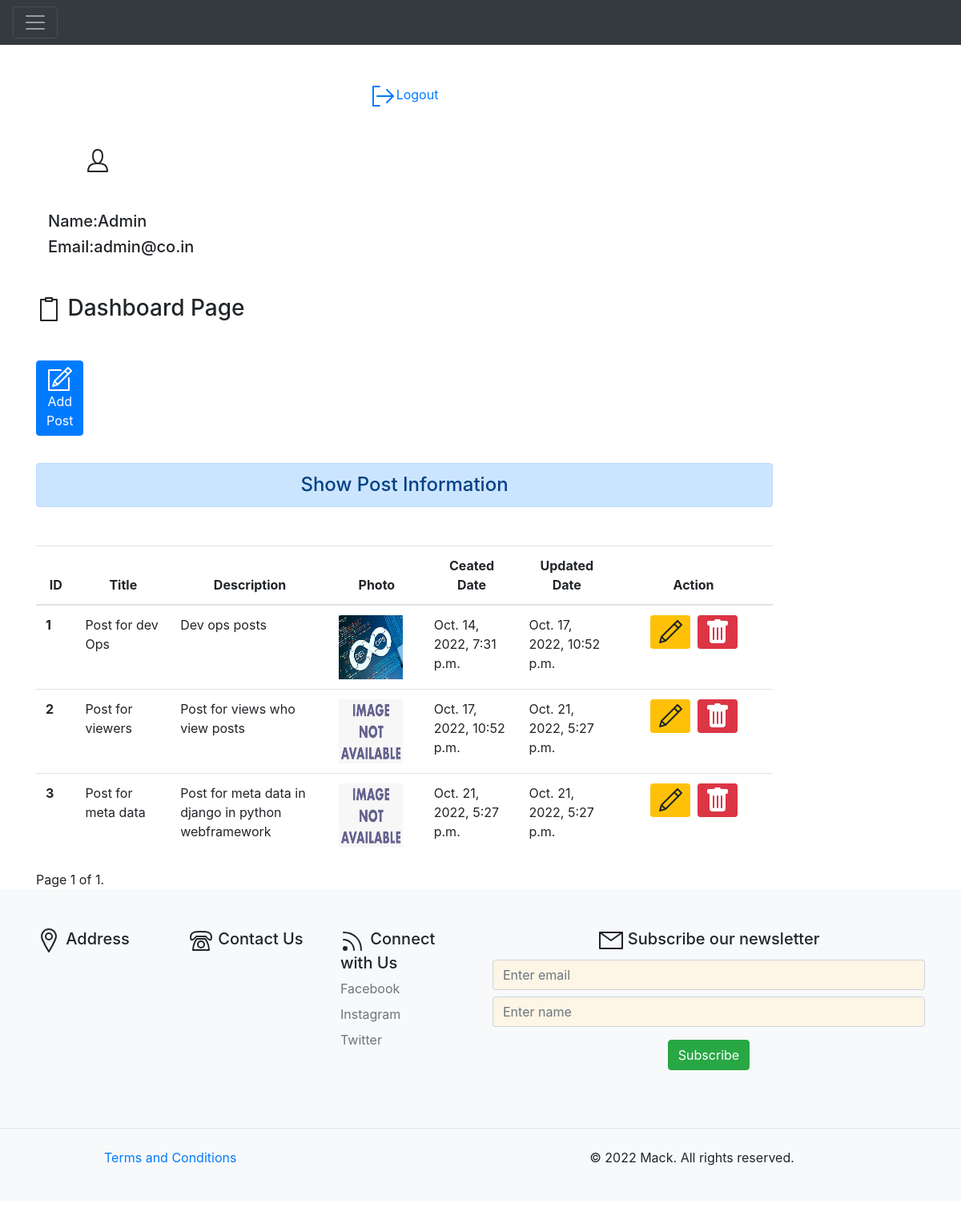
The page /dashboard/ (signed in) on the database its author committed.
### blog/models.py (models this page shows, shortened)
class Post(models.Model):
    title = models.CharField(max_length=500)
    description = models.TextField(max_length=500)
    photo = models.ImageField(upload_to='static/images/',blank=True)
    created_at = models.DateTimeField(auto_now_add=True)
    updated_at = models.DateTimeField(auto_now=True)
    class Meta:
        verbose_name = 'Post'
        verbose_name_plural = 'Post'

### blog/views.py (the view)
# urls.py: path('dashboard/', views.dashboard, name="dashboard"),
def dashboard(request):
    if request.user.is_authenticated:
        posts = Post.objects.all()
        paginator = Paginator(posts, 5)
        page_number = request.GET.get('page')
        page_obj = paginator.get_page(page_number)
        user = request.user
        full_name = user.get_full_name()
        email = user.email
        gps = user.groups.all()
        return render(request, 'blog/dashboard.html', {'posts': page_obj, 'full_name': full_name, 'groups': gps, 'email': email, 'page_obj': page_obj})
    else:
        return HttpResponseRedirect('/login/')

### blog/templates/blog/dashboard.html (shortened to what this page needs)
{% extends 'blog/base.html' %}
{% load  static %}
{% block side %}
<div class="col-sm-10">
  <div align="center">
    <a href="{% url 'logout'%}"><svg id="i-signout" xmlns="http://www.w3.org/2000/svg" viewBox="0 0 32 32" width="32" height="32" fill="none" stroke="currentcolor" stroke-linecap="round" stroke-linejoin="round" stroke-width="2">
      <path d="M28 16 L8 16 M20 8 L28 16 20 24 M11 28 L3 28 3 4 11 4" />
    </svg>Logout</a>
  </div>
  <div class="col-sm-2 text-center">
    <h4 class="my-5"></h4>
    <h5>Name:{{full_name}}</h5>
    <h5>Email:{{email}}</h5>
  </div>
{% endblock side %}
{% block content%}
    <h3 class="my-5"><svg id="i-clipboard" xmlns="http://www.w3.org/2000/svg" viewBox="0 0 32 32" width="32" height="32" fill="none" stroke="currentcolor" stroke-linecap="round" stroke-linejoin="round" stroke-width="2">
      <path d="M12 2 L12 6 20 6 20 2 12 2 Z M11 4 L6 4 6 30 26 30 26 4 21 4" />
  </svg> Dashboard Page</h3>
    <div class="animate">
    <a href="{% url 'add_post'%}" class="btn btn-primary"><svg id="i-compose" xmlns="http://www.w3.org/2000/svg" viewBox="0 0 32 32" width="32" height="32" fill="none" stroke="currentcolor" stroke-linecap="round" stroke-linejoin="round" stroke-width="2">
      <path d="M27 15 L27 30 2 30 2 5 17 5 M30 6 L26 2 9 19 7 25 13 23 Z M22 6 L26 10 Z M9 19 L13 23 Z" />
  </svg> Add Post</a>
  </div>
  <br></br>
    <h4 class="text-center alert alert-primary my-5">Show Post Information</h4>
    {% if posts %}
    <div style="overflow-x:auto;">
    <table class="table table-hover ">
      <thead>
        <tr class="text-center">
          <th scope="col" style="width:5%">ID</th>
          <th scope="col" style="width:12%">Title</th>
          <th scope="col" style="width:20%">Description</th>
          <th scope="col" style="width:12%">Photo</th>
          <th scope="col" style="width:12%">Ceated Date</th>
          <th scope="col" style="width:12%">Updated Date</th>
          <th scope="col" style="width:20%">Action</th>
        </tr>
      </thead>
      <tbody>
        {% if page_obj %}
        {% for post in posts %}
        <tr>
          <th scope="row">{{post.id}}</th>
          <td>{{post.title}}</td>
          <td>{{post.description}}</td>
          {% if post.photo %}
          <td><img src="{{post.photo.url}}" alt="no image found" height=80 width=80></img></td>
          {% else %}
          <td><img src="/static/images/image_not_found.png" alt="" height=80 width=80></img></td>
          {% endif %}
          <td>{{post.created_at}}</td>
          <td>{{post.updated_at}}</td>
          <td class="text-center">
            <a href="{% url 'update_post' post.id %}" class="btn btn-warning btn-sm"><svg id="i-edit" xmlns="http://www.w3.org/2000/svg" viewBox="0 0 32 32" width="32" height="32" fill="none" stroke="currentcolor" stroke-linecap="round" stroke-linejoin="round" stroke-width="2">
              <path d="M30 7 L25 2 5 22 3 29 10 27 Z M21 6 L26 11 Z M5 22 L10 27 Z" />
          </svg></a>&nbsp;
            {% if  perms.blog.delete_post %}
            <form action="{% url 'delete' post.id %}" method="post" class="d-inline">
            <button class="btn btn-danger btn-sm"></button>
            </form>
          {% endif %}
          </td>
        </tr>
        {% endfor %}
        {% endif %}
      </tbody>
    </table>
   </div>
<div class="pagination">
  <span class="step-links">
      <span class="current">
          Page {{ page_obj.number }} of {{ page_obj.paginator.num_pages }}.
      </span>
  </span>
</div>
    {% else %}
    <h4 class="text-center alert alert-warning">No Data Found</h4>
    {% endif %}
    </div>
</div>
{% endblock content%}

### blog/templates/blog/base.html (shortened to what this page needs)
<!DOCTYPE html>
{% load static %}
<html lang="en">
<head>
    <link rel="stylesheet" href="{% static  'blog/css/bootstrap.css'%}">
    <link rel="stylesheet" href="{% static  'blog/css/style.css'%}">
</head>
<body>
    {% include 'blog/navbar.html' %}
<br>
<div class="container">
<div class="row">
    {% block side%}
    {% endblock side%}
    {% block content%}
    {% endblock content%}
</div>
<div class="fluid bg-light ">
    <div>
    {% include 'blog/footer.html' %}
</body>
</html>

### blog/templates/blog/navbar.html (shortened to what this page needs)
    <nav class="navbar navbar-dark bg-dark">
      <button class="navbar-toggler" type="button" data-toggle="collapse" data-target="#navbarToggleExternalContent" aria-controls="navbarToggleExternalContent" aria-expanded="false" aria-label="Toggle navigation">
        <span class="navbar-toggler-icon"></span>
      </button>
    </nav>

### blog/templates/blog/footer.html (shortened to what this page needs)
{% load static %}
<footer>
<div class="container">
    <footer class="py-5">
      <div class="row">
        <div class="col-6 col-md-2 mb-3">
          <h5> Address</h5>
          <ul class="nav flex-column">
          </ul>
        </div>
        <div class="col-6 col-md-2 mb-3">
          <h5> Contact Us </h5>
          <ul class="nav flex-column">
          </ul>
        </div>
        <div class="col-6 col-md-2 mb-3">
          <h5><svg id="i-feed" xmlns="http://www.w3.org/2000/svg" viewBox="0 0 32 32" width="32" height="32" fill="none" stroke="currentcolor" stroke-linecap="round" stroke-linejoin="round" stroke-width="2">
            <circle cx="6" cy="26" r="2" fill="currentColor" />
            <path d="M4 15 C11 15 17 21 17 28 M4 6 C17 6 26 15 26 28" />
        </svg> Connect with Us </h5>
          <ul class="nav flex-column">
            <li class="nav-item mb-2"><a href="{{footer_fb}}" class="nav-link p-0 text-muted">Facebook</a></li>
            <li class="nav-item mb-2"><a href="{{footer_ins}}" class="nav-link p-0 text-muted">Instagram</a></li>
            <li class="nav-item mb-2"><a href="{{footer_twi}}" class="nav-link p-0 text-muted">Twitter</a></li>
          </ul>
        </div>
        <div class="col-lg-6 col-md-6" style="display: block;">
        <form enctype="multipart/form-data" method="POST" style="text-align: center;">
            <div class="form-group">
                <h5><svg id="i-mail" xmlns="http://www.w3.org/2000/svg" viewBox="0 0 32 32" width="32" height="32" fill="none" stroke="currentcolor" stroke-linecap="round" stroke-linejoin="round" stroke-width="2">
              <path d="M2 26 L30 26 30 6 2 6 Z M2 6 L16 16 30 6" />
          </svg> Subscribe our newsletter</h5>
                <input type="email" class="form-control"  id="userEmail" placeholder="Enter email" required>
                <input type="text" class="form-control mt-2" id="userName" placeholder="Enter name" required>
            </div>
             <button type="submit" id="submit" class="btn btn-success">Subscribe</button>
        </form>
    </div>
</body>
</html>
      <div class="d-flex flex-column flex-sm-row justify-content-between py-4 my-4 border-top">
        <div class="col-md-5 offset-md-1 mb-3">
          <a href="{% url 'terms'%}" class="col-6 col-md-2 mb-3">Terms and Conditions</a>
      </div>
        <p>&copy; 2022 Mack. All rights reserved.</p>
        <ul class="list-unstyled d-flex">
          <li class="ms-3"><a class="link-dark" href="#"><svg class="bi" width="24" height="24"><use xlink:href="#twitter"/></svg></a></li>
          <li class="ms-3"><a class="link-dark" href="#"><svg class="bi" width="24" height="24"><use xlink:href="#instagram"/></svg></a></li>
          <li class="ms-3"><a class="link-dark" href="#"><svg class="bi" width="24" height="24"><use xlink:href="#facebook"/></svg></a></li>
        </ul>
      </div>
    </body>
  </html>

### blog/static/blog/css/style.css (style rules this page uses)
.form-control, .form-control:focus { background-color: oldlace; }

### blog/templates/blog/dashboard.html (style rules this page uses)
.animate { height: 32px; width: 32px; transition: width 2s; }

### rows shown on the page
Post: id "1", title "Post for dev Ops", description "Dev ops posts", photo (picture), created_at "Oct. 14, 2022, 7:31 p.m.", updated_at "Oct. 17, 2022, 10:52 p.m."
Post: id "2", title "Post for viewers", description "Post for views who view posts", created_at "Oct. 17, 2022, 10:52 p.m.", updated_at "Oct. 21, 2022, 5:27 p.m."
Post: id "3", title "Post for meta data", description "Post for meta data in django in python webframework", created_at "Oct. 21, 2022, 5:27 p.m.", updated_at "Oct. 21, 2022, 5:27 p.m."

### other values the page prints
{{ full_name }} "Admin"
{{ email }} "admin@co.in"
{{ page_obj.number }} "1"
{{ page_obj.paginator.num_pages }} "1"
